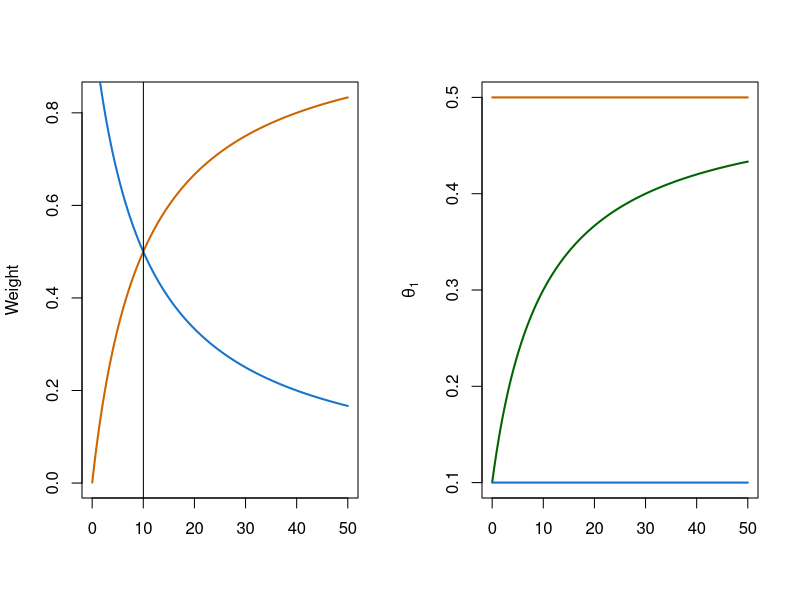
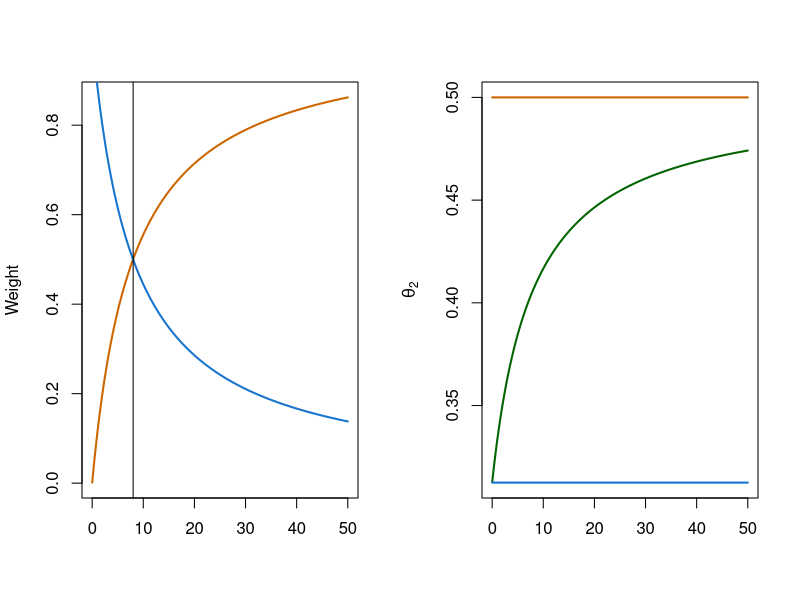
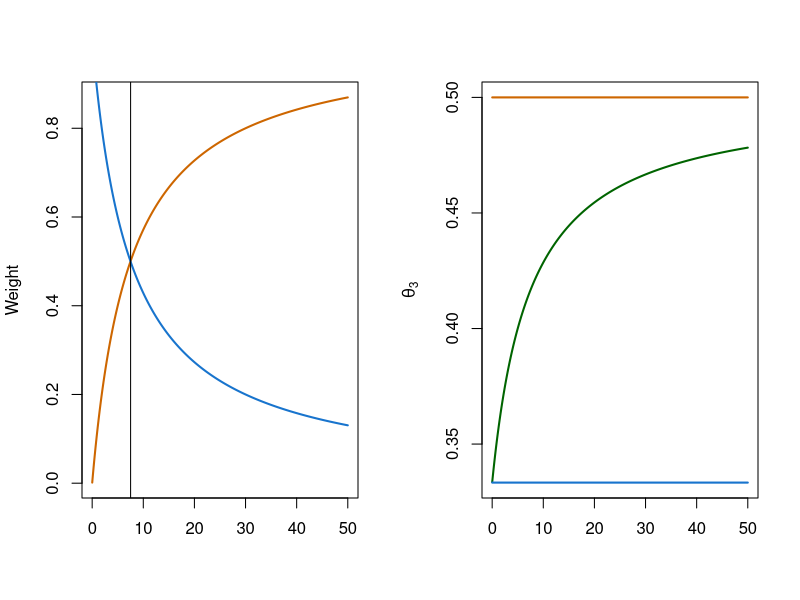
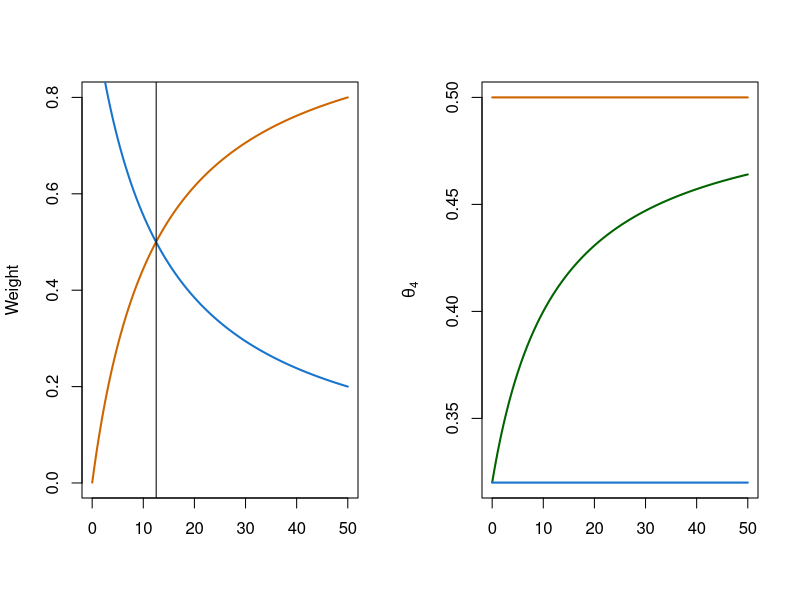
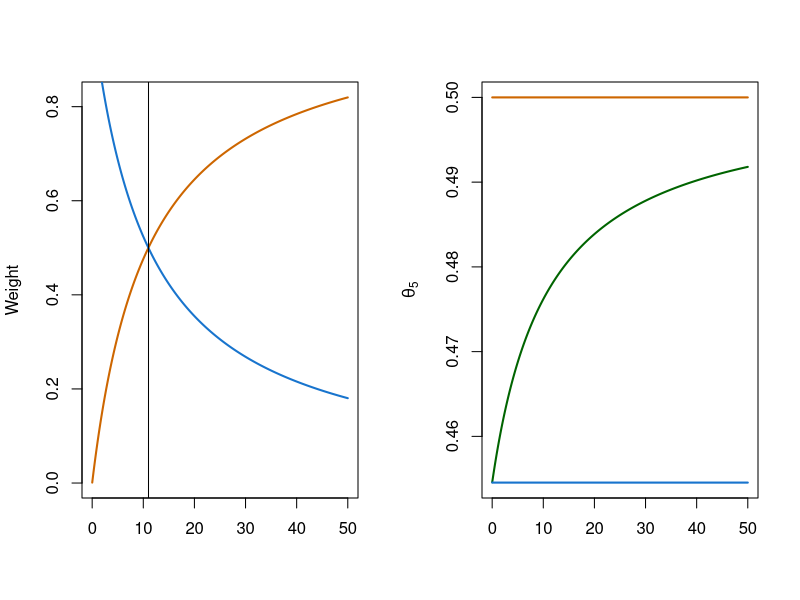

These charts were generated, in order, by the following R code:

# pars
n <- c(20, 16, 15, 25, 22)
x <- c(2, 5, 5, 8, 10)
alpha <- 10
beta <- 10

# function for specifying first term of posterior mean 
func.prior <- function(alpha, beta, ni)
{
  return (list("weight" = (alpha + beta)/(ni + alpha + beta),
               "mean"= (alpha)/(alpha + beta)))
}

# function for specifying second term of posterior mean 
func.data <- function(alpha, beta, ni, xi)
{
  return (list("weight"=(ni)/(ni + alpha + beta),
               "mean"= (xi)/(ni)))
}

prior_weights_means <- sapply(n, function(x) func.prior(alpha, beta, x))
data_weights_means <- sapply(1:5, function(i) func.data(alpha, beta, n[i], x[i]))

means <- seq(0.01, 50, length = 1000)

prior_list <- list()
for(i in 1:length(n))
{
  ni <- n[i]
  prior_list[[i]] <- sapply(means, 
                            function(x) func.prior(x, x, ni))
}

data_list <- list()
for(i in 1:length(n))
{
  data_list[[i]] <- sapply(means, 
                           function(tmp) func.data(tmp, tmp, n[i], x[i]))
}

post_means_list <- lapply(1:5, function(i)
  (as.vector(unlist(prior_list[[i]][1,]))
   * as.vector(unlist(prior_list[[i]][2,])))
  + (as.vector(unlist(data_list[[i]][1,]))
     *as.vector(unlist(data_list[[i]][2,])))
)

for(i in 1:length(n))
{
  test1 <- as.vector(unlist(data_list[[i]][1, ])) - 
    as.vector(unlist(prior_list[[i]][1, ]))
  testminval <- min(abs(test1))
  equal_line <- which(abs(test1) == testminval)
  
pdf(paste('plot_shrinkage', i, '.pdf' ,sep = ''), height = 3, width = 6)
par(mfrow = c(1, 2))
plot(means, prior_list[[i]][1, ],
     type = 'l', col = 'darkorange3', lwd = 2,
     ylab = bquote("Weight"), xlab = '')
lines(means, data_list[[i]][1, ], 
      col = 'dodgerblue3', lwd = 2)
abline(v = means[equal_line])
plot(means, post_means_list[[i]],
     ylab = bquote(theta[.(i)]), 
     xlab = '',
     type = "l", col="darkgreen", lwd = 2,
     ylim=c(min(unlist(data_list[[i]][2,])),
            max(unlist(prior_list[[i]][2,]))))
lines(means, prior_list[[i]][2,], lwd=2, col="darkorange3")
lines(means, data_list[[i]][2,], lwd=2, col="dodgerblue3")
dev.off()

}

